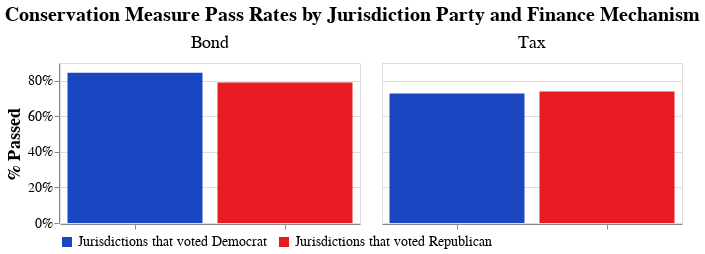

Notebook cell for this chart:
### Markdown cell above
# Outcome by Finance Measure

### Code cell
df = (
    votes
    .mutate(
        other_comment_lc = _.other_comment.fill_null("").lower(),
        fm_lc = _.finance_mechanism.fill_null("").lower(),
    )
    .mutate(
        mechanism_group = ibis.ifelse(
            _.fm_lc.contains("bond"),
            "Bond",
            ibis.ifelse(
                # converting other to tax based on the other_comment column  
                (_.fm_lc.contains("tax")) | ((_.finance_mechanism == "Other") & (_.other_comment_lc.contains("tax"))),
                "Tax",
                "Other",
            ),
        ),
    )
    .filter(_.mechanism_group!="Other")
    .filter(_.party.isin(["Democrat", "Republican"]))
    .group_by("mechanism_group", "party")
    .agg(pass_fraction=(_.status.isin(["Pass", "Pass*"])).cast("int").mean())
    .execute()
)


chart = bar_chart(
    df,
    y="pass_fraction",
    group="party",
    title="Conservation Measure Pass Rates by Jurisdiction Party and Finance Mechanism",
    y_title="% Passed",
    stat='percent'
)


# chart.save('party_mechanism.png', ppi=200)
chart

### Figure 1 — Vega-Lite specification as saved in the notebook (floating-point values rounded to 4 significant figures)
{"config": {"view": {"continuousWidth": 300, "continuousHeight": 300}}, "data": {"name": "data-98996ef6e275acda11a927cee6ec5595"}, "mark": {"type": "bar"}, "encoding": {"color": {"field": "party_label", "legend": {"direction": "horizontal", "labelFontSize": 14, "labelLimit": 500, "offset": 5, "orient": "bottom", "title": null}, "scale": {"domain": ["Jurisdictions that voted Democrat", "Jurisdictions that voted Republican"], "range": ["#1b46c2", "#E81B23"]}, "type": "nominal"}, "column": {"field": "mechanism_group", "header": {"labelFontSize": 18, "title": null}, "title": "Finance Mechanism", "type": "nominal"}, "x": {"axis": {"labels": false, "title": null}, "field": "party_label", "sort": ["Jurisdictions that voted Democrat", "Jurisdictions that voted Republican"], "title": null, "type": "nominal"}, "y": {"axis": {"format": "%", "labelFontSize": 14, "titleFontSize": 18}, "field": "pass_fraction", "title": "% Passed", "type": "quantitative"}}, "height": 160, "title": {"text": "Conservation Measure Pass Rates by Jurisdiction Party and Finance Mechanism", "dy": -5, "fontSize": 20}, "transform": [{"calculate": "datum['party'] === 'Republican' ? 'Jurisdictions that voted Republican' : datum['party'] === 'Democrat' ? 'Jurisdictions that voted Democrat' : datum['party']", "as": "party_label"}], "width": 300, "$schema": "https://vega.github.io/schema/vega-lite/v5.17.0.json", "datasets": {"data-98996ef6e275acda11a927cee6ec5595": [{"mechanism_group": "Bond", "party": "Democrat", "pass_fraction": 0.8451}, {"mechanism_group": "Tax", "party": "Democrat", "pass_fraction": 0.7287}, {"mechanism_group": "Bond", "party": "Republican", "pass_fraction": 0.7908}, {"mechanism_group": "Tax", "party": "Republican", "pass_fraction": 0.7393}]}}
